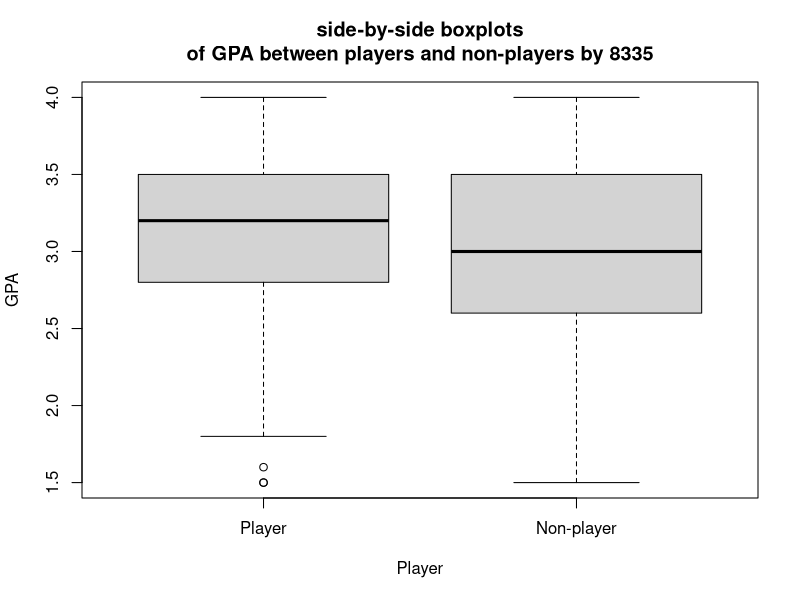
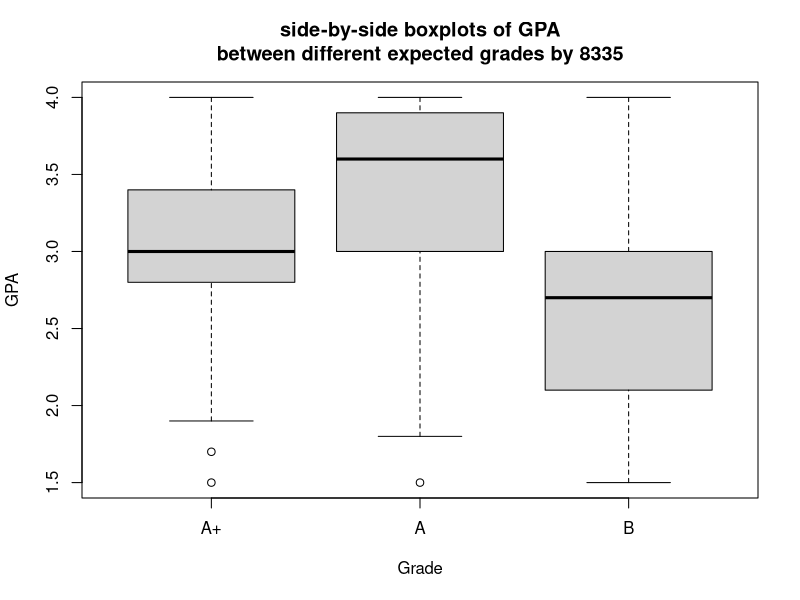
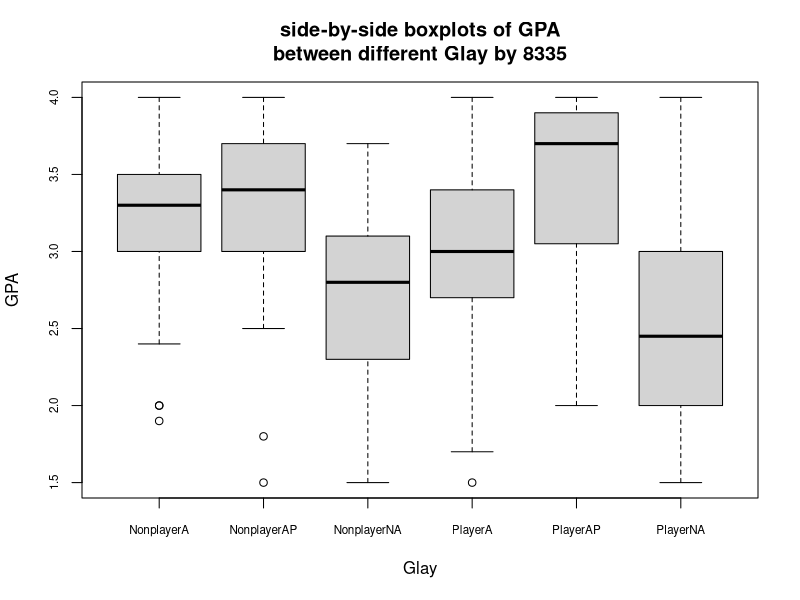
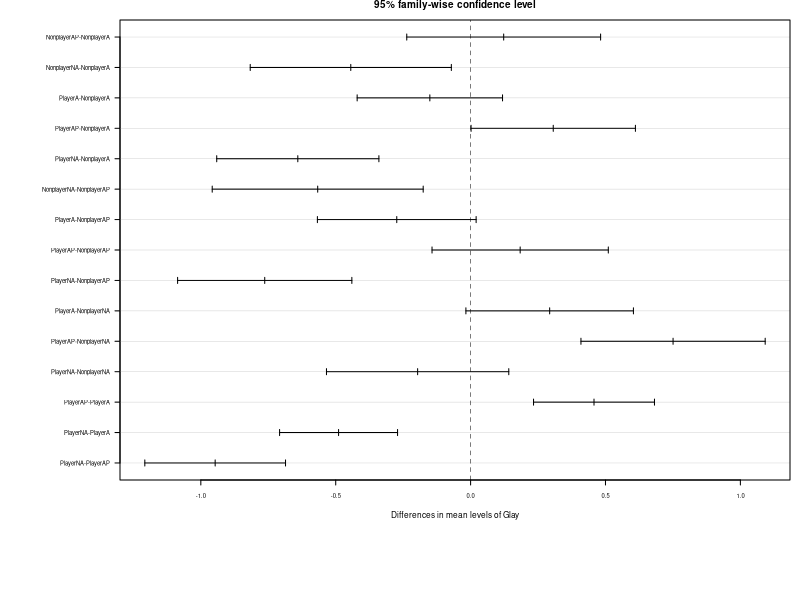
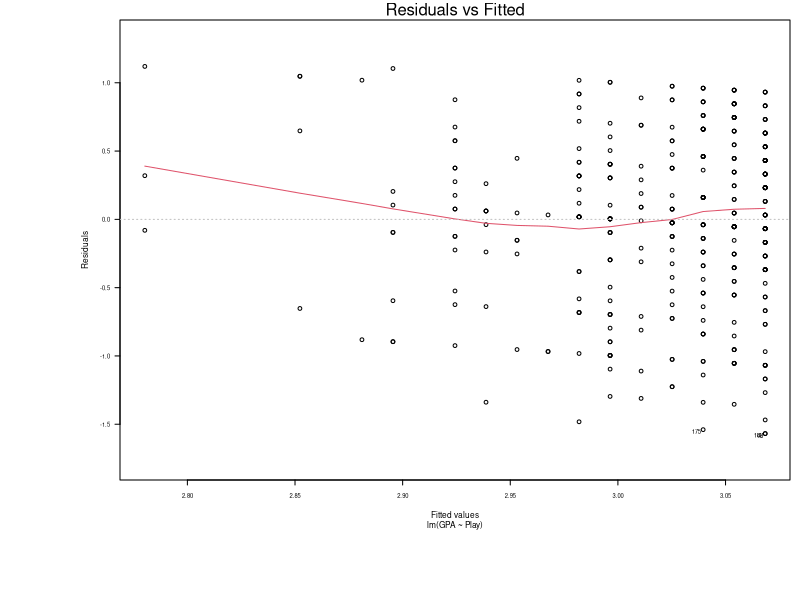
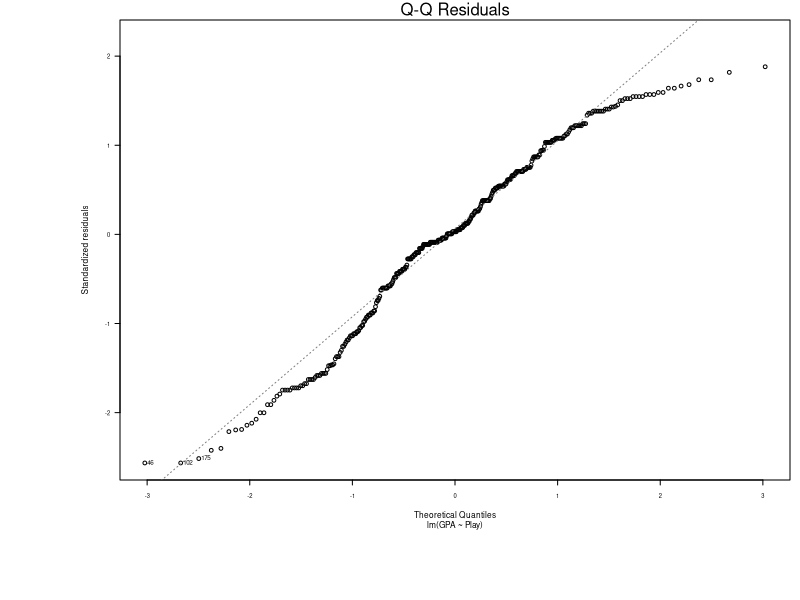

R code for these plots, in order:
## ---- chunk 1
student <- read.csv('data2.csv')
GPA <- student$GPA
Grade <- student$Grade
Player <- as.integer(student$Play != 0)
Glay <- NULL
for (i in 1:399)
{ if (Player[i]==0 & Grade[i]=="B ")
{Glay[i]="NonplayerNA"}
else if (Player[i]==0 & Grade[i]=="A ")
{Glay[i]="NonplayerA"}
else if (Player[i]==0 & Grade[i]=="A+ ")
{Glay[i]="NonplayerAP"}
else if (Player[i]==1 & Grade[i]=="B " )
{Glay[i]="PlayerNA"}
else if (Player[i]==1 & Grade[i]=="A ")
{Glay[i]="PlayerA"}
else {Glay[i]="PlayerAP"}
}
Player=as.factor(Player)
Glay=as.factor(Glay)
## ---- chunk 2
boxplot(GPA~Player,data=student, names=c('Player', 'Non-player'), 
        main="side-by-side boxplots\nof GPA between players and non-players by 8335")
## ---- chunk 3
boxplot(GPA~Grade, data=student, names=c('A+', 'A', 'B'), 
        main="side-by-side boxplots of GPA\nbetween different expected grades by 8335")
## ---- chunk 4
par(cex.axis=0.7)
boxplot(GPA~Glay, data=student, main="side-by-side boxplots of GPA\nbetween different Glay by 8335")
## ---- chunk 5
t.test(GPA~Player, data=student)
## ---- chunk 6
gg <- aov(GPA~Grade, data=student)
summary(gg)
## ---- chunk 7
pairwise.t.test(GPA, Grade, data=student, p.adj='bonf')
## ---- chunk 8
ggl <- aov(GPA~Glay, data=student)
summary(ggl)
## ---- chunk 9
hsd <- TukeyHSD(ggl, "Glay")
hsd
## ---- chunk 10
par(mar=c(12,12,2,1), cex=0.5, las=1)
plot(hsd)
## ---- chunk 11
plot(lm(GPA~Play, data=student), which = 1:2)
bartlett.test(GPA~Play, data=student)
## ---- chunk 12

